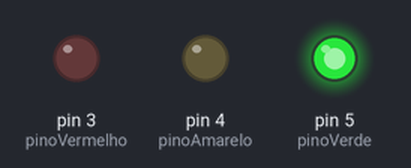
A sketch run on a simulated Arduino Uno, built with avr-gcc and run on an emulated ATmega328P. On the bench: output pins drawn as LEDs (lit = HIGH).

Above: at 2.5 s.
At 6.0 s:
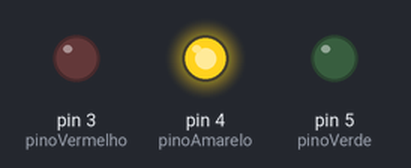
At 9.5 s:
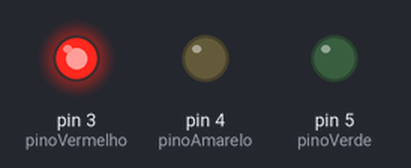
Timing chart, 0 to 15.6 s (numbered marks = the images above):
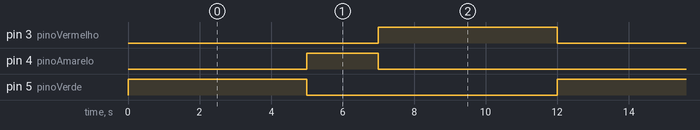

The sketch:

copy_of_ex_02.ino
```cpp
const int pinoVerde = 5;
const int pinoAmarelo = 4;
const int pinoVermelho = 3;

void setup() {
  // Configurando os pinos como saída, so acontece uma vez.
  pinMode(pinoVerde, OUTPUT);
  pinMode(pinoAmarelo, OUTPUT);
  pinMode(pinoVermelho, OUTPUT);
}

void loop() {
  // Acende o LED verde (sinal para seguir em frente)
  digitalWrite(pinoVerde, HIGH);
  delay(5000);  // Aguarda 5 segundos

  // Desliga o LED verde e acende o LED amarelo (sinal de precaução)
  digitalWrite(pinoVerde, LOW);
  digitalWrite(pinoAmarelo, HIGH);
  delay(2000);  // Aguarda 2 segundos

  // Desliga o LED amarelo e acende o LED vermelho (sinal para parar)
  digitalWrite(pinoAmarelo, LOW);
  digitalWrite(pinoVermelho, HIGH);
  delay(5000);  // Aguarda 5 segundos

  // Reinicia o ciclo, desligando o LED vermelho
  digitalWrite(pinoVermelho, LOW);
}
```

Measured:
- by itself, pin 3 (pinoVermelho), pin 5 (pinoVerde): alternates HIGH for 5.0 s and LOW for 7.0 s
- by itself, pin 4 (pinoAmarelo): alternates HIGH for 2.0 s and LOW for 10.0 s
- by itself, everything shown: repeats every 12.0 s, in 4 steps
